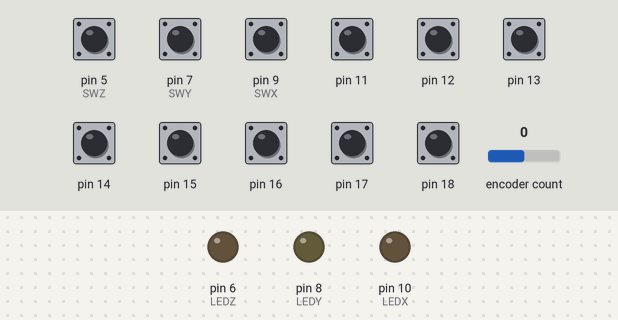
Bench run of a sketch on a simulated Arduino Pro Mini, built with avr-gcc and run on an emulated ATmega328P. Parts: output pins drawn as LEDs (lit = HIGH). The inputs (shaded band) are chosen by the test bench; at power-on: pin 5 (SWZ), pin 7 (SWY), pin 9 (SWX), pin 11–18 HIGH, encoder count 0.

Above: at 1.7 s.
1.8 s: pin 5 (SWZ) pulled LOW for 0.15 s
At 2.9 s:
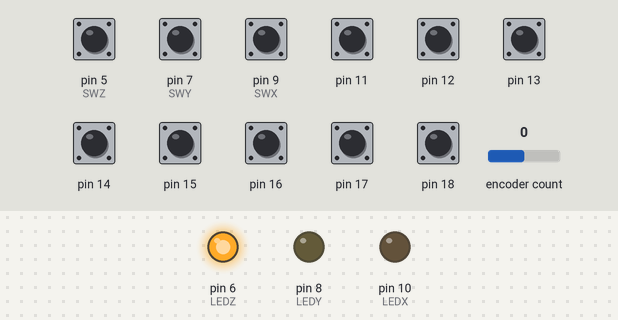
3.4 s: pin 7 (SWY) pulled LOW for 0.15 s
At 4.1 s:
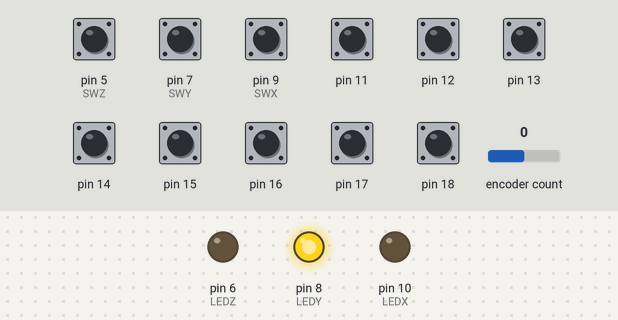
5.0 s: pin 9 (SWX) pulled LOW for 0.15 s
At 5.3 s:
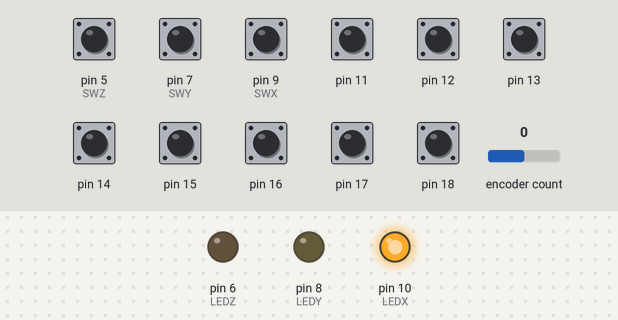
9.7 s: pin 5 (SWZ) pulled LOW for 1 s
At 10.1 s:
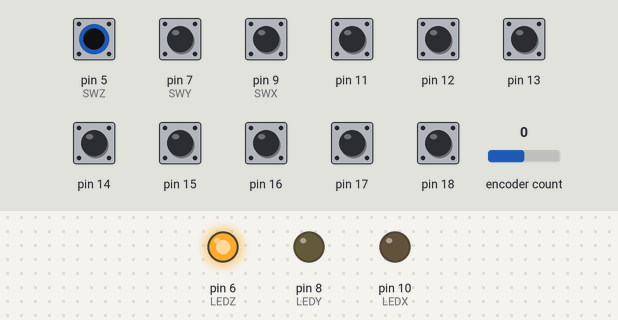
Timing chart, 0 to 12.7 s (numbered marks = the images above; inputs shaded):
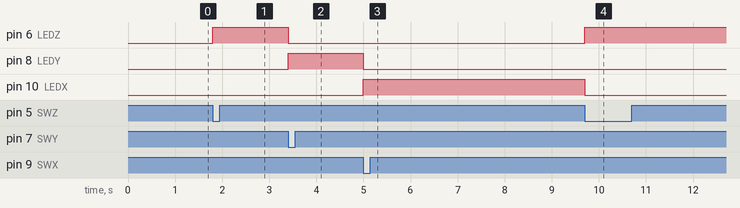

Measured:
- after the input at 1.8 s, pin 6 (LEDZ): LOW → HIGH at once
- after the input at 3.4 s, pin 6 (LEDZ): HIGH → LOW at once; pin 8 (LEDY): LOW → HIGH at once
- after the input at 5.0 s, pin 8 (LEDY): HIGH → LOW at once; pin 10 (LEDX): LOW → HIGH at once
- after the input at 9.7 s, pin 6 (LEDZ): LOW → HIGH at once; pin 10 (LEDX): HIGH → LOW at once

The sketch:

JogBox.ino
```cpp
//Duet 2 Remote Pendant.
//Connects to PanelDue port.
//Uses Arduino Pro Mini 3V3 module (must be 3V3 version)
//Rotary encoder on pins 2 and 3.
//LEDS via 470 Ohm resistors to Ground on pins 6,8,10 for Indicating  X Y Z axis
//Push Buttons to Ground with 4K7 Pull up resistors on pins 5,7,9 for selecting X Y Z Axis
//Push Buttons to Ground with 4K7 Pull up resistors on Pins 11,12,13,A0,A1,A2,A3,A4 for Custom commands
//Connection to PanelDue port using serial port on pins 0 and 1 plus ground and 5V.
//
//Colin Durbridge G4EML February 2020

#include <Encoder.h>

float stepsize;
bool absmode;
bool highspeed;
bool butok;
long lastmove;
long lastbut;
long lastresp;
long oldPosition;
int i;
int j;
int sent[8];
int axis=0;
int key[8];
char csm;
char str[20];
int linenumber;
bool respavail;


#define largestep 0.5
#define smallstep 0.05

char * command[]={"M98 P\"/macros/JogBox/1.g\"","M98 P\"/macros/JogBox/2.g\"","M98 P\"/macros/JogBox/3.g\"","M98 P\"/macros/JogBox/4.g\"",
                  "M98 P\"/macros/JogBox/5.g\"","M98 P\"/macros/JogBox/6.g\"","M98 P\"/macros/JogBox/7.g\"","M98 P\"/macros/JogBox/8.g\""};

#define RA 2
#define RB 3
#define LEDX 10
#define LEDY 8
#define LEDZ 6
#define SWX 9
#define SWY 7
#define SWZ 5
#define KEY1 12
#define KEY2 13
#define KEY3 15
#define KEY4 17
#define KEY5 11
#define KEY6 14
#define KEY7 16
#define KEY8 18


Encoder myEnc(RA, RB);


void setup()
{
  Serial.begin(57600);
  Serial.setTimeout(1000);
  pinMode(LEDX,OUTPUT);
  pinMode(LEDY,OUTPUT);
  pinMode(LEDZ,OUTPUT);
  pinMode(SWX,INPUT_PULLUP);
  pinMode(SWY,INPUT_PULLUP);
  pinMode(SWZ,INPUT_PULLUP);
  key[0]=KEY1;
  key[1]=KEY2;
  key[2]=KEY3;
  key[3]=KEY4;
  key[4]=KEY5;
  key[5]=KEY6;
  key[6]=KEY7;
  key[7]=KEY8;

  for(i=0;i<8;i++)
  {
    pinMode(key[i],INPUT_PULLUP);
  }
  absmode=true;
  lastmove=0;
  highspeed=false;
  butok=true;
  lastbut=millis();
  lastresp=millis();
  axis=0;
  digitalWrite(LEDX,LOW);
  digitalWrite(LEDY,LOW);
  digitalWrite(LEDZ,LOW);
  delay(500);
  csm=0;
  linenumber=1;
  respavail=false;
  oldPosition=-999;

  for(i=0;i<5;i++)              // send a few linefeeds to establish serial link.
  {
    Serial.println("");
  }
}


void chsprintlinenumber()
{
  csm=0;
  sprintf(str,"N%d ",linenumber++);
  chsprint(str);
}


void chsprint(char* st)
{
  for(j=0;st[j]!=0;j++)
  {
    csm=csm ^ st[j];
  }
  Serial.print(st);
}

void chsprintln(char* st)
{
  for(j=0;st[j]!=0;j++)
  {
    csm=csm ^ st[j];
  }
  Serial.print(st);
  Serial.print("*");
  Serial.println(csm & 0xff);
  csm=0;
  respavail=true;
}

void flushresp(void)
{
  chsprintlinenumber();
  chsprintln("M408 S0 R1");            //request Json Status message including most recent errors. (We do nothing with it. This is just to stop the reprap output buffers filling up)
  respavail=false;
  lastresp=millis();
}


void loop()
{
  long newPosition = myEnc.read()/2;
  if (newPosition != oldPosition)
  {
   if(axis>0)
     {
      myEnc.write(0);
      oldPosition = 0;
      if(absmode)
      {
        chsprintlinenumber();
        chsprintln("M120");
        chsprintlinenumber();
        chsprintln("G91");
        absmode=false;
      }
      if(highspeed)
      {
        stepsize=largestep;
      }
      else
      {
        stepsize=smallstep;
      }
      chsprintlinenumber();
      chsprint("G0 ");
      if(axis==1) chsprint("X");
      if(axis==2) chsprint("Y");
      if(axis==3) chsprint("Z");
      float mv=newPosition*stepsize;
      dtostrf(mv,4,2,str);
      chsprintln(str);
      lastmove=millis();
     }
    else
     {
      myEnc.write(0);
      oldPosition = 0;
     }
  }

  if(((millis()-lastmove) > 1000) && (absmode==false))
  {
    chsprintlinenumber();
    chsprintln("G90");
    absmode=true;
    chsprintlinenumber();
    chsprintln("M121");
  }


  if(((millis()-lastresp)>1000) && respavail)
  {
    flushresp();
  }


if(digitalRead(SWX)==HIGH && digitalRead(SWY)==HIGH && digitalRead(SWZ)==HIGH)
  {
    highspeed=false;
    if(millis()>lastbut+200) butok=true;
  }


if(digitalRead(SWX)==LOW && digitalRead(SWY)==HIGH && digitalRead(SWZ)==LOW)
   {
    axis=0;
    highspeed=false;
    lastbut=millis();
    butok=false;
    digitalWrite(LEDX,LOW);
    digitalWrite(LEDY,LOW);
    digitalWrite(LEDZ,LOW);
   }

     if(digitalRead(SWX)==LOW && digitalRead(SWY)==HIGH && digitalRead(SWZ)==HIGH)
     {
      highspeed=true;
      if(butok)
      {
      axis=1;
      lastbut=millis();
      butok=false;
      digitalWrite(LEDX,HIGH);
      digitalWrite(LEDY,LOW);
      digitalWrite(LEDZ,LOW);
      }
     }
     if(digitalRead(SWX)==HIGH && digitalRead(SWY)==LOW && digitalRead(SWZ)==HIGH)
     {
      highspeed=true;
      if(butok)
      {
      axis=2;
      lastbut=millis();
      butok=false;
      digitalWrite(LEDX,LOW);
      digitalWrite(LEDY,HIGH);
      digitalWrite(LEDZ,LOW);
      }
     }
     if(digitalRead(SWX)==HIGH && digitalRead(SWY)==HIGH && digitalRead(SWZ)==LOW)
     {
      highspeed=true;
      if(butok)
      {
      axis=3;
      lastbut=millis();
      butok=false;
      digitalWrite(LEDX,LOW);
      digitalWrite(LEDY,LOW);
      digitalWrite(LEDZ,HIGH);
      }
     }


 for(i=0;i<8;i++)
 {
   if(digitalRead(key[i])==LOW)
    {
      if(sent[i]==0)
      {
      chsprintlinenumber();
      chsprintln(command[i]);
      }
      sent[i]=2000;
    }
  else
    {
      if(sent[i]>0) sent[i]--;
    }

 }


}
```
